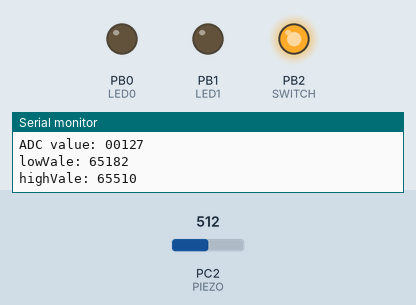
This program was run on a simulated ATmega328P, built with avr-gcc and emulated at 12 MHz (the files do not name the chip). Parts: output pins drawn as LEDs (lit = HIGH), the last lines printed to the serial monitor. Inputs (shaded band) come from the test bench; at power-on: PC2 (PIEZO) = 512.

Above: at 1.2 s.
1.3 s: PC2 (PIEZO) set to 375
4.3 s: PC2 (PIEZO) set to 367
At 7.0 s:
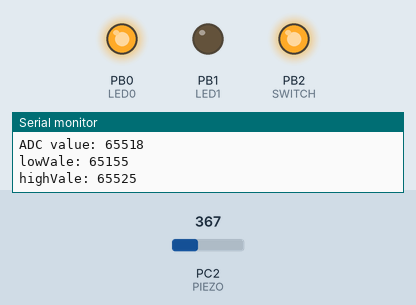
7.3 s: PC2 (PIEZO) set to 393
10.3 s: PC2 (PIEZO) set to 403
At 12.8 s:
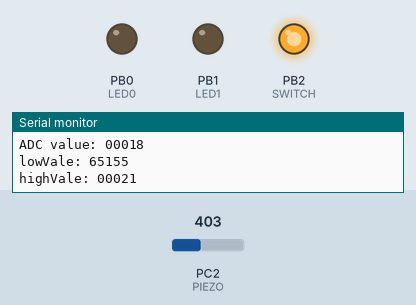
13.3 s: PC2 (PIEZO) set to 306
At 14.6 s:
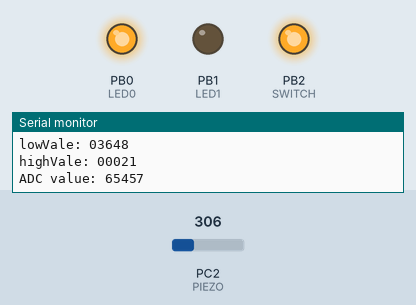
Timing chart, 0 to 15.8 s (numbered marks = the images above; inputs shaded):
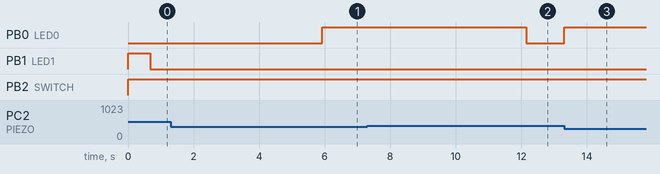

The program:

main.c
```c
/*
	footstepDetector.c
	Sensitive footstep-detector and EWMA demo

	We will be using the ADC and a sensor to make essentially a DIY accelerometer, but one that is specifically
	tuned to detect very small vibrations like taps on a tabletop, tiny earthquakes, or in my case, a person
	walking up the stairs.

	+) The circuit:
										VCC
										|
										|
										R1 (1Mohm)
	AVR PC2								|
	----------R3(10 kOhm)---------------|----------------
										|				|
										R2 (1Mohm)		Piezo Element
										|				|
										|				|
										GND				GND


 */

#define F_CPU		12000000UL				// Clock CPU: 12MHz
#include <avr/io.h>
#include <util/delay.h>
#include <avr/sleep.h>
#include "USART_RS232.h"

/*	Define device pins	*/
#define	LED_DDR		DDRB
#define LED_PORT	PORTB
#define LED0		PORTB0
#define LED1		PORTB1

#define PIEZO		PORTC2
#define SWITCH		PORTB2					// turn on when detecting footstep with LED0/1
#define	USE_POT		0						// if using pot, define USE_POT to 1
#if USE_POT
#define	POT			PORTC5
#endif

/*	Define constant symbolic	*/
#define ON_TIME			2000				// time (ms) for turning on LED
#define CYCLE_DELAY		10
#define INITIAL_PADDING	16					// higher is less sensitive


void initADC(void)
{
	ADMUX |= (1 << REFS0);						// AVCC with external capacitor at AREF pin
	ADCSRA |= (1 << ADPS2) | (1 << ADPS1);		// prescaler = 64 -> clock ADC = 12MHz/64 = 187.5kHz
	ADCSRA |= (1 << ADEN);						// enable ADC
}

uint16_t readADC(uint8_t channel)
{
	ADMUX = (0xF0 & ADMUX) | channel;			// choose ADC5 as input
	ADCSRA |= (1 << ADSC);						// start ADC conversion
	while (ADCSRA & (1 << ADSC));				// loop until complete conversion
	return (ADC);
}

int main(void)
{
	/*------------Inits-----------*/
    uint16_t lightsOutTimer = 0;
    uint16_t adcValue;
	uint16_t middleValue = 511;
	uint16_t highValue = 520;
	uint16_t lowValue = 500;
	uint16_t noiseVolume = 0;
	uint8_t padding = INITIAL_PADDING;
	LED_DDR = ((1 << LED0) | (1 << LED1) | (1 << SWITCH));
	initADC();
	initUSART();

	/*------------Loop event-------*/
    while (1)
    {
		adcValue = readADC(PIEZO);			// read value from sensor Piezo

		 /* moving average -- tracks sensor's bias voltage */
		 middleValue = adcValue + middleValue - ((middleValue - 8) >> 4);

		 /* Moving Average:
			+) Above middleValue: highValue ? Updated when adcValue > middleValue >> 4
			+) Below middleValue: lowValue  ? Updated when adcValue < middleValue >> 4
			NOTE: middleValue >> 4 = middleValue / 16
			because we always use 16 * middleValue for calculations.			*/
		 if (adcValue > (middleValue >> 4))
		 {
			 highValue = adcValue + highValue - ((middleValue - 8) >> 4);
		 }
		 if (adcValue < (middleValue >> 4))
		 {
			 lowValue = adcValue + lowValue - ((middleValue - 8) >> 4);
		 }

		 /*	highValue   lowValue: background noise
			? padding: Add a small margin to the background noise for calibration
			? Prevent the sensor from being overly sensitive to minor changes.		*/
		 noiseVolume = highValue - lowValue + padding;

		 /* Now check to see if ADC value above or below thresholds */
		 if (adcValue < ((middleValue - noiseVolume) >> 4))
		 {
			 LED_PORT = (1 << LED0) | (1 << SWITCH);       // one LED, switch
			 lightsOutTimer = ON_TIME / CYCLE_DELAY;       // reset timer
		 }
		 else if (adcValue > ((middleValue + noiseVolume) >> 4))
		 {
			 LED_PORT = (1 << LED1) | (1 << SWITCH);		// other LED, switch
			 lightsOutTimer = ON_TIME / CYCLE_DELAY;        // reset timer
		 }
		 else
		 {                            /* Nothing seen, turn off lights */
			 LED_PORT &= ~(1 << LED0);
			 LED_PORT &= ~(1 << LED1);						// both off
			 if (lightsOutTimer > 0)						// time left on timer
			 {
				 lightsOutTimer--;
			 }
			 else											 // time's up
			 {
				 LED_PORT &= ~(1 << SWITCH);                 // turn switch off
			 }
		 }

		 #if USE_POT                          // optional padding potentiometer
		 padding = readADC(POT) >> 4;         // modify padding through PC5
		 #endif
		 /* Serial output and delay */
		 /* ADC is 10-bits, recenter around 127 for display purposes */
		printString("\r\nADC value: ");
		printWord(adcValue - 512 + 127);
		printString("\r\nlowVale: ");
		printWord((lowValue >> 4) - 512 + 127);
		printString("\r\nhighVale: ");
		printWord((highValue >> 4) - 512 + 127);

		 _delay_ms(CYCLE_DELAY);
    }

}
```

USART_RS232.c
```c
/*
	Các hàm đơn giản giúp truyền thông nối tiếp hoạt động.

	Lưu ý rằng receiveByte() là hàm dạng blocking — nó sẽ ngồi chờ mãi mãi cho đến khi có
	một byte dữ liệu đến. Nếu bạn đang làm điều gì đó thú vị hơn, bạn sẽ muốn triển khai
	chức năng này bằng ngắt (interrupts).

	initUSART yêu cầu BAUDRATE phải được định nghĩa để tính toán hệ số nhân tốc độ truyền (bit-rate multiplier).
	Giá trị 9600 là một mặc định hợp lý.

	NOTE: Có thể không hoạt động với vài chip AVR cũ như: Mega8, Mega16, Mega32, Tiny2313, ...
*/

#include <avr/io.h>
#include "USART_RS232.h"
#include <util/setbaud.h>

// Khởi tạo USART
void initUSART(void)
{
	// UBRR0H và UBRR0L được tính toán trong file <setbaud.h>
	UBRR0H = UBRRH_VALUE;
	UBRR0L = UBRRL_VALUE;

	// Chỉ thị tiền xử lý về việc có sử dụng chế độ double-speed hay không?
	#if USE_2X
	UCSR0A |= (1 << U2X0);
	#else
	UCSR0A &= ~(1 << U2X0);
	#endif

	// Khởi tạo 2 thanh ghi UCSR0B và UCSR0C
	UCSR0B = (1 << RXEN0) | (1 << TXEN0);				// Receive, Transmit mode enable
	UCSR0C = (1 << UCSZ01) | (1 << UCSZ00);				// 8 data bits, 1 stop bit, no parity bit
}

// Hàm truyền dữ liệu qua USART
void transmitByte(uint8_t data)
{
	// Đợi đến khi UDRE = 1 (hay là Data Register sẵn sàng nhận dữ liệu)
	while ((UCSR0A & (1 << UDRE0)) == 0x00){;}

	// USART Data Register store data
	UDR0 = data;
}

// Hàm nhận dữ liệu qua USART
uint8_t receiveByte(void)
{
	/* Đợi dữ liệu đến */
	// RXC: Bit 1 neu co du lieu chua duoc
	while(!(UCSR0A & (1 << RXC0)));

	// Nhận dữ liệu từ USART Data Register
	return UDR0;
}

/* 	Hàm tiện ích để truyền toàn bộ chuỗi ký tự từ RAM	*/
void printString(const char myString[])
{
	uint8_t i = 0;
	while (myString[i] != '\0')
	{
		transmitByte(myString[i]);
		++i;
	}

}

/* 	Định nghĩa một biến char[] truyền vào hàm, biến này sẽ lưu trữ
	tất cả những gì bạn đã truyền qua cổng Serial	*/
void readString(char myString[], uint8_t maxLength)
{
	char response;
	uint8_t i = 0;
	// i < maxLength - 1: Để ký tự cuối là ký tự NULL
	while (i < (maxLength - 1))
	{
		response = receiveByte();		// Nhận một ký tự
		transmitByte(response);         // Phản hồi lại lên terminal để xác nhận việc đã đọc thành công?
		if (response == '\r') 			// Nếu nhập ký tự return ('\r') thì dừng việc đọc
			break;
		else
		{
		myString[i] = response;         // Thêm một ký tự vào chuỗi
		i++;
		}
	}
	myString[i] = 0;                    // Ký tự NULL
}

/*	In byte thành một số ASCII 3-digits tương ứng */
void printByte(uint8_t byte)
{
	transmitByte('0' + (byte / 100));					// Hàng trăm
	transmitByte('0' + ((byte / 10) % 10));				// Hàng chục
	transmitByte('0' + byte % 10);						// Hàng đơn vị
}

/*	In ra một word (16-bits) thành một số ASCII 5-digit tương ứng 	*/
void printWord(uint16_t word)
{
	transmitByte('0' + (word / 10000));                 // Hàng chục nghìn
	transmitByte('0' + ((word / 1000) % 10));           // Hàng nghìn
	transmitByte('0' + ((word / 100) % 10));            // Hàng trăm
	transmitByte('0' + ((word / 10) % 10));             // Hàng chục
	transmitByte('0' + (word % 10));                    // Hàng đơn vị
}

/* 	In ra một byte dưới dạng hệ nhị phân 0s và 1s	*/
void printBinaryByte(uint8_t byte)
{
	// MSB -> LSB
	for (uint8_t i = 8; i > 0; i--)
		transmitByte((byte & (1 << (i - 1)) ? '1' : '0'));
}

/* 	In ra một byte dưới dạng hệ thập phân	*/
char nibbleToHexCharacter(uint8_t nibble)
{
	return (nibble < 10 ? '0' + nibble : 'A' + nibble - 10);
}

void printHexByte(uint8_t byte)
{
	uint8_t upperNibble = byte >> 4;
	uint8_t lowerNibble = byte & 0x0F;
	transmitByte(upperNibble >= 10 ? 'A' + (upperNibble - 10) : '0' + upperNibble);
	transmitByte(lowerNibble >= 10 ? 'A' + (lowerNibble - 10) : '0' + lowerNibble);
}

/*	Nhận 3 chữ cái ASCII và chuyển chúng thành một byte khi nhấn Enter ('\r')	*/
uint8_t getNumber(void)
{
	// Nhận 1 số 0 - 255 từ cổng Serial và chuyển chuỗi ký tự thành số tương ứng
	char hundreds = '0';
	char tens = '0';
	char ones = '0';
	char thisChar = '0';
	do
	{
		// Dịch các hàng sang bên trái <-
		hundreds = tens;
		tens = ones;
		ones = thisChar;
		thisChar = receiveByte();                   // Nhận một ký tự mới
		transmitByte(thisChar);                     // Truyền lại ký tự vừa nhận được để xác nhận
	} while (thisChar != '\r');                     // Lặp đến khi gặp ký tự return
	return (100 * (hundreds - '0') + 10 * (tens - '0') + ones - '0');
}
```

USART_RS232.h
```c
/*
	Hàm để khởi tạo, truyền (transmit), nhận (receive) ký tự qua USART
	initUSART() yêu cầu BAUD được định nghĩa để tính toán hệ số nhân tốc
	độ truyền bit (bit-rate multiplier)
 */

#ifndef USART_RS232_H
#define USART_RS232_H

#ifndef BAUD                          /* Nếu không được định nghĩa trong Makefile... */
#define BAUD  9600                    /* Đặt một baud rate default... */
#endif

// Nếu file <util/delay.h> tồn tại thì undefine F_CPU
#ifdef F_CPU
#undef F_CPU
#endif

// redefine clock CPU: 12MHz
#define F_CPU 12000000UL

/* Định nghĩa để thuận lợi cho việc sử dụng về sau	*/
#define   USART_HAS_DATA   (UCSR0A & (1 << RXC0))
#define   USART_READY      (UCSR0A & (1 << UDRE0))

/* Nhận F_CPU và BAUD đã được định nghĩa, tính toán hệ số
	nhân bit-rate theo công thức trong datasheet - cái này tự
	được tính toán trong <hàm setbaud.h>			*/
void initUSART(void);

/* 	Khối hàm truyền (transmit) và nhận (receive) dữ liệu từ thanh ghi UDR0
	Khi gọi hàm receiveByte() thì chương trình của bạn sẽ bị treo
	đển khi có dữ liệu đến.		*/
void transmitByte(uint8_t data);
uint8_t receiveByte(void);

/* 	Hàm tiện ích để truyền toàn bộ chuỗi ký tự từ RAM	*/
void printString(const char myString[]);

/* 	Định nghĩa một biến char[] truyền vào hàm, biến này sẽ lưu trữ
	tất cả những gì bạn đã truyền qua cổng Serial	*/
void readString(char myString[], uint8_t maxLength);

/*	In byte thành một số ASCII 3-digits tương ứng
	Ví dụ: byte = 56 -> Tương đương "0", "5", "6" trong mã ASCII và truyền
	bằng USART		*/
void printByte(uint8_t byte);

/*	In ra một word (16-bits) thành một số ASCII 5-digit tương ứng 	*/
void printWord(uint16_t word);

/* 	In ra một byte dưới dạng hệ nhị phân 0s và 1s	*/
void printBinaryByte(uint8_t byte);

/* 	In ra một byte dưới dạng hệ thập phân	*/
char nibbleToHexCharacter(uint8_t nibble);
void printHexByte(uint8_t byte);

/*	Nhận 3 chữ cái ASCII và chuyển chúng thành một byte khi nhấn Enter ('\r')	*/
uint8_t getNumber(void);


#endif
```

Measured:
- the behaviour switches between 368 and 367 on PC2 (PIEZO) (found by bisection; images 0 and 1)
- the behaviour switches between 402 and 403 on PC2 (PIEZO) (found by bisection; images 1 and 2)
- after the input at 4.3 s, PB0 (LED0): LOW → HIGH after 1.6 s
- after the input at 10.3 s, PB0 (LED0): HIGH → LOW after 1.8 s
- after the input at 13.3 s, PB0 (LED0): LOW → HIGH at once
